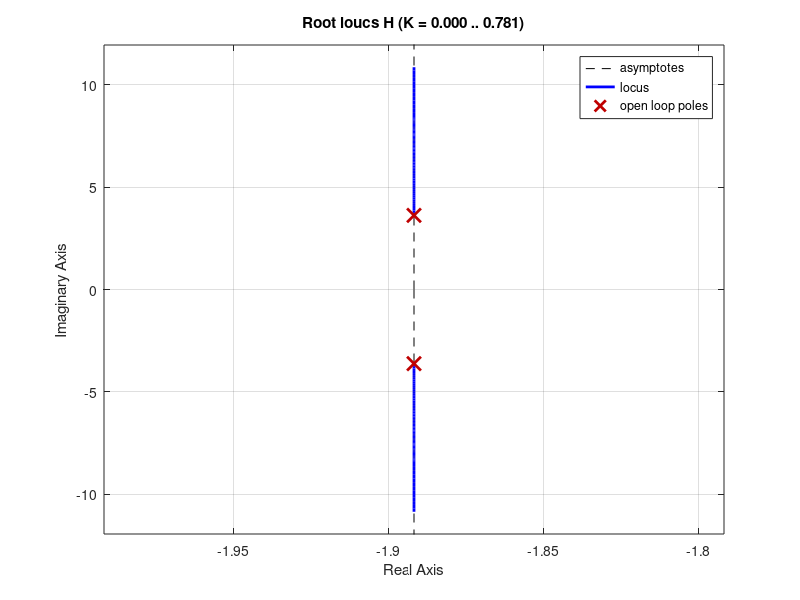

Here is the MATLAB script that generated this plot: (Note: this script raises an error after producing the figure.)
%%% Constants
clear; clc; format compact; close all;
k_t = 0.0077; % Motor Torque Constant, N*m/A
R_a = 2.6; %Armature resistance, Ohms
N = 70; %Gear ratio
I_1 = .83e-3; % Inertia, link 1 kg*m^2
J_m = .65e-6; % Motor Inertia, 2 kg*m^2
b = 3.1e-6; % mechanical damping, N*m*s/rad
gravity_torque = 0.067; % gravitational torque constant (m1*g*r01) N*m/rad

%% Problem 1 Work
N_maximize_torque = sqrt(I_1/J_m);

fprintf('Maximize Torque Gear Ratio: %i\n', round(N_maximize_torque));


%% Problem 2.1
disp("")
disp("Problem 2a")
disp("")
% syms I_1, J_m, N, b, k_t, R_a, gravity_torque
inertial_terms = (I_1 + J_m*N^2);
num = [0, 0, (N*k_t)/(R_a*inertial_terms)]; % numerator Open loop
den = [1, (N^2*(b + k_t^2/R_a)) / inertial_terms, gravity_torque/inertial_terms]; % Denominator open loop

G = tf(num, den); % transfer function
omega_n = sqrt(den(3));
zeta = den(2) / (2*omega_n);
P = pole(G);
tau = 1 / -P(2);
G_steady_state = num(3)/ den(3);
0.63*G_steady_state;

%% Problem 2.2
disp("")
disp("Problem 2b")
disp("")
num = [0, 0, N*k_t/inertial_terms];
den = [1, N^2*b/inertial_terms, gravity_torque/inertial_terms];
H = tf(num, den);
omega_n = sqrt(den(3));
zeta = den(2) / (2*omega_n);
rlocus(H);
stepinfo(H);

ts = 4 / (zeta*omega_n);
tp = pi / (omega_n*sqrt(1-zeta^2));
os = exp(-pi*zeta/(sqrt(1-zeta^2)));

H_steady_state = num(3) / den(3);
step(H);
%% Problem 3.1
disp("")
disp("Problem 3.1")
disp("")
G_p = H
num = [0, 0, N*k_t/inertial_terms];
den = [1, N^2*b/inertial_terms, gravity_torque/inertial_terms];
overshoot_des = .1
zeta_des = -log(overshoot_des) / sqrt(pi^2 + (log(overshoot_des))^2)

ts_des = 0.2
omega_n_des = 4/ (ts_des*zeta_des)

den_des = [1, 2*zeta_des*omega_n_des, omega_n_des^2]
























